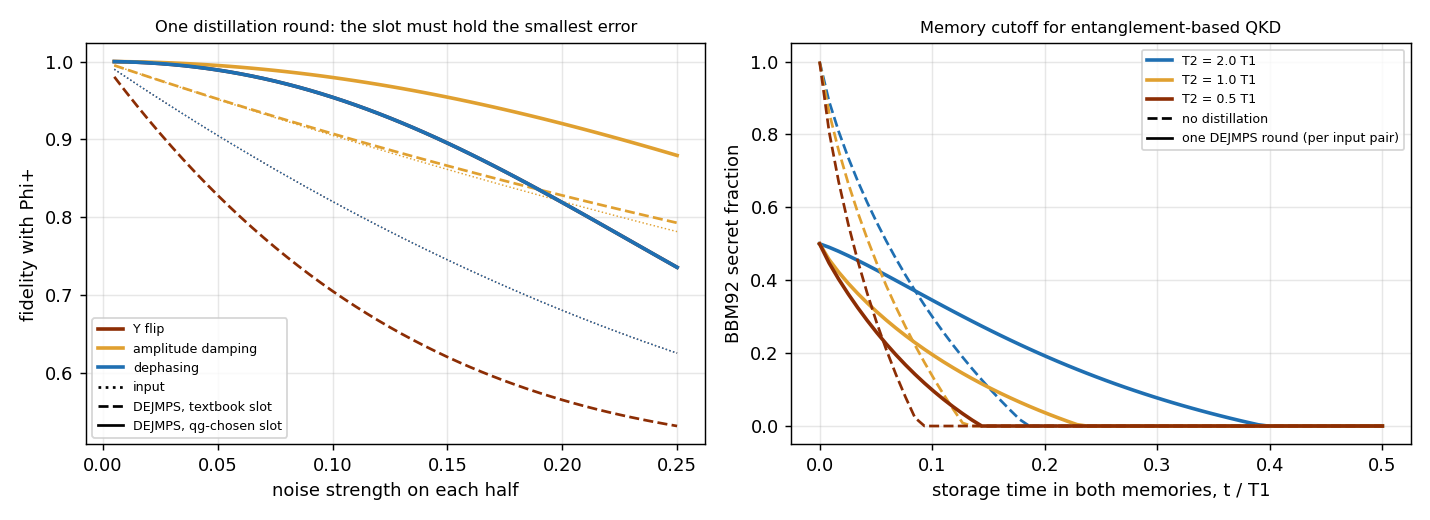

This figure's Python source:
"""
Bell pairs in a quantum network, read in qg: fidelity, noise diagnosis,
which distillation to run, and how long a pair may wait in memory.

A shared pair meant to be |Phi+> = (|00> + |11>)/sqrt 2 is characterised
by three two-qubit qg correlations and two single-qubit polar biases:

    c_x = <XX>,  c_y = <YY>,  c_z = <ZZ>,     m_A = <Z_A>,  m_B = <Z_B>

(|Phi+> has c = (+1, -1, +1), m = 0). Three measurement settings (XX, YY,
ZZ; the ZZ shots also give m_A, m_B) are enough for:

  * the fidelity, exact for any state:  F = (1 + c_x - c_y + c_z)/4;
  * the Bell-diagonal weights of the twirled pair
        Phi+ (1 + c_x - c_y + c_z)/4,   Phi- (1 - c_x + c_y + c_z)/4,
        Psi+ (1 + c_x + c_y - c_z)/4,   Psi- (1 - c_x - c_y - c_z)/4,
    i.e. which error dominates: Phi- = phase flip, Psi+ = bit flip,
    Psi- = both;
  * a T1 witness: amplitude damping in the memories moves m_A, m_B
    towards +1, while dephasing, bit flips and depolarizing leave them at
    0 (the §40 idea, now on a shared pair).

A. Diagnosis. Each noise type leaves a distinct signature in (c, m).
B. Distillation. The DEJMPS recurrence (Deutsch et al. 1996) keeps the
   Phi+ weight A, and its output depends on which error weight sits in
   the slot B that is combined with A (A' = (A^2 + B^2)/N). Local
   rotations choose which error goes there. The rule: put the SMALLEST
   error in slot B. Fixed protocol (Psi- in slot B, the textbook choice)
   vs the slot chosen from qg data estimated with a finite number of
   shots, vs the oracle.
C. Memory cutoff. A pair waiting in two memories with T1 and T2 used for
   entanglement-based QKD (BBM92): QBER_Z = (1 - c_z)/2 and
   QBER_X = (1 - c_x)/2, secret fraction 1 - h(QBER_X) - h(QBER_Z). The
   latest usable time, with and without one distillation round first, in
   closed form from the aged qg correlations.

Findings (python examples/bell_pairs_network_qg.py):

  A. Signatures (noise with p = 0.1 on each half; F from the three
     correlations equals the exact fidelity in every case):

       noise              c_x     c_y     c_z     m_A = m_B   F       largest error
       dephasing          +0.64   -0.64   +1.00   0           0.820   Phi- (phase)
       bit flip           +1.00   -0.64   +0.64   0           0.820   Psi+ (bit)
       Y flip             +0.64   -1.00   +0.64   0           0.820   Psi- (both)
       depolarizing       +0.81   -0.81   +0.81   0           0.858   all equal
       amplitude damping  +0.90   -0.90   +0.82   +0.10       0.905   Psi+

     Each Pauli noise keeps one correlation at its ideal value; only
     amplitude damping (memory T1) moves the local polar biases, which
     makes m_A, m_B a T1 witness on a shared pair.

  B. One DEJMPS round (output fidelity, success probability):

       input               F_in    textbook slot   best slot       qg rule, 200 shots/setting
       dephasing 0.1       0.820   0.954 (0.705)   0.954 (0.705)   0.954 (right 100 %)
       bit flip 0.1        0.820   0.954 (0.705)   0.954 (0.705)   0.954 (100 %)
       Y flip 0.1          0.820   0.705 (1.000)   0.954 (0.705)   0.954 (100 %)
       depolarizing 0.1    0.858   0.891 (0.828)   0.891 (0.828)   0.891 (100 %)
       ampl. damping 0.2   0.820   0.828 (0.820)   0.920 (0.731)   0.915 (94 %)

     * The textbook slot order fails when the dominant error sits in the
       slot combined with Phi+: for Y-flip noise one round LOWERS the
       fidelity (0.820 -> 0.705); for amplitude damping it gains almost
       nothing (0.828 vs 0.920 possible).
     * The rule "put the smallest estimated error in slot B", read from the
       three qg correlations with 200 shots per setting, reaches the best
       output in every case (94 % of the time for amplitude damping, where
       two errors are close).

  C. Memory cutoff for BBM92 (latest storage time with a positive secret
     fraction; the aged correlations have closed forms
     c_x = -c_y = e^{-2t/T2}, c_z = 1 - 2g + 2g^2, m = g, g = 1 - e^{-t/T1}):

       T2/T1                2       1       0.5     0.2
       no distillation      0.184   0.129   0.088   0.051   (units of T1)
       one DEJMPS round     0.395   0.232   0.144   0.076

     * One distillation round (best slot) roughly doubles the usable
       storage time when T1 limits it, and gains less as dephasing
       dominates.
     * It costs half the pairs, so for fresh pairs it lowers the key per
       input pair: distil only after 0.085 T1 (T2 = 2 T1), 0.083 (T2 = T1),
       0.056 (0.5) or 0.032 (0.2), all read from the aged qg correlations.

Honest scope. The fidelity formula, the Bell-diagonal reading, DEJMPS
with local rotations and memory cutoffs are all known; the contributions
are the qg signatures (including the T1 witness on a shared pair), the
slot rule applied from finite-shot qg data, and the closed-form cutoff.
Distillation is computed on the twirled (Bell-diagonal) state; perfect
local gates and classical communication; Markovian memories.
"""

import math

import numpy as np

I2 = np.eye(2)
X = np.array([[0, 1], [1, 0]], dtype=complex)
Y = np.array([[0, -1j], [1j, 0]])
Z = np.diag([1.0, -1.0]).astype(complex)
PHI_PLUS = np.array([1, 0, 0, 1]) / math.sqrt(2)


def bell(name):
    v = {"Phi+": [1, 0, 0, 1], "Phi-": [1, 0, 0, -1], "Psi+": [0, 1, 1, 0], "Psi-": [0, 1, -1, 0]}[name]
    v = np.array(v, dtype=complex) / math.sqrt(2)
    return np.outer(v, v.conj())


def correlations(rho):
    """(c_x, c_y, c_z, m_A, m_B); qubit A is the left tensor factor."""
    e = lambda O: float(np.real(np.trace(rho @ O)))  # noqa: E731
    return (e(np.kron(X, X)), e(np.kron(Y, Y)), e(np.kron(Z, Z)), e(np.kron(Z, I2)), e(np.kron(I2, Z)))


def fidelity_from_qg(cx, cy, cz):
    return (1 + cx - cy + cz) / 4


def bell_weights(cx, cy, cz):
    return {"Phi+": (1 + cx - cy + cz) / 4, "Phi-": (1 - cx + cy + cz) / 4,
            "Psi+": (1 + cx + cy - cz) / 4, "Psi-": (1 - cx - cy - cz) / 4}


# --------------------------------------------------------------------- #
# channels on one qubit of the pair
# --------------------------------------------------------------------- #
def _apply(rho, kraus, qubit):
    out = np.zeros_like(rho)
    for K in kraus:
        full = np.kron(K, I2) if qubit == 0 else np.kron(I2, K)
        out = out + full @ rho @ full.conj().T
    return out


def pauli_channel(p, P):
    return [math.sqrt(1 - p) * I2, math.sqrt(p) * P]


def depolarizing(p):
    return [math.sqrt(1 - 3 * p / 4) * I2, math.sqrt(p / 4) * X, math.sqrt(p / 4) * Y, math.sqrt(p / 4) * Z]


def amplitude_damping(g):
    return [np.array([[1, 0], [0, math.sqrt(1 - g)]], dtype=complex), np.array([[0, math.sqrt(g)], [0, 0]], dtype=complex)]


def noisy_pair(kind, p, both=True):
    rho = bell("Phi+").astype(complex)
    K = {"dephasing": pauli_channel(p, Z), "bit flip": pauli_channel(p, X), "Y flip": pauli_channel(p, Y),
         "depolarizing": depolarizing(p), "amplitude damping": amplitude_damping(p)}[kind]
    rho = _apply(rho, K, 0)
    if both:
        rho = _apply(rho, K, 1)
    return rho


# --------------------------------------------------------------------- #
# B. DEJMPS with a chosen error in slot B
# --------------------------------------------------------------------- #
ERRORS = ("Phi-", "Psi+", "Psi-")


def dejmps_full(w, perm):
    """One DEJMPS round with the three errors assigned to slots (B, C, D) = perm
    (any permutation is reachable with bilateral local rotations). Returns the
    output Bell weights and the success probability. In the textbook slot
    order (B, C, D) = (Psi-, Psi+, Phi-):
        A' = (A^2 + B^2)/N,  B' = 2CD/N,  C' = (C^2 + D^2)/N,  D' = 2AB/N,
        N = (A + B)^2 + (C + D)^2."""
    b, c, d = perm
    A, B, C, D = w["Phi+"], w[b], w[c], w[d]
    N = (A + B) ** 2 + (C + D) ** 2
    return {"Phi+": (A * A + B * B) / N, b: 2 * C * D / N, c: (C * C + D * D) / N, d: 2 * A * B / N}, N


def dejmps(w, slot_b):
    """Output fidelity and success probability; they depend only on the slot-B error."""
    others = [e for e in ERRORS if e != slot_b]
    out, N = dejmps_full(w, (slot_b, others[0], others[1]))
    return out["Phi+"], N


def best_slot(w):
    return max(ERRORS, key=lambda e: dejmps(w, e)[0])


def estimate(rho, shots, rng):
    """Finite-shot estimate of (c_x, c_y, c_z) from `shots` shots per setting."""
    cx, cy, cz, _, _ = correlations(rho)
    return tuple(2 * rng.binomial(shots, (1 + c) / 2) / shots - 1 for c in (cx, cy, cz))


def distillation_table(cases, shots=200, trials=2000, seed=0):
    rng = np.random.default_rng(seed)
    out = {}
    for label, (kind, p) in cases.items():
        rho = noisy_pair(kind, p)
        w = bell_weights(*correlations(rho)[:3])
        f_fixed, s_fixed = dejmps(w, "Psi-")
        oracle = best_slot(w)
        f_orc, s_orc = dejmps(w, oracle)
        picks, fs = [], []
        for _ in range(trials):
            we = bell_weights(*estimate(rho, shots, rng))
            e = min(ERRORS, key=lambda k: we[k])  # the rule: smallest error in slot B
            picks.append(dejmps(w, e)[0] >= f_orc - 1e-9)  # ties (equal errors) count as right
            fs.append(dejmps(w, e)[0])
        out[label] = {"F_in": w["Phi+"], "weights": w, "fixed": f_fixed, "p_fixed": s_fixed, "oracle_slot": oracle,
                      "oracle": f_orc, "p_oracle": s_orc, "qg_rule": float(np.mean(fs)), "qg_right": float(np.mean(picks))}
    return out


# --------------------------------------------------------------------- #
# C. memory cutoff for entanglement-based QKD
# --------------------------------------------------------------------- #
def h(x):
    return 0.0 if x <= 0 or x >= 1 else -x * math.log2(x) - (1 - x) * math.log2(1 - x)


def aged_pair(t, t2_over_t1):
    """Phi+ with both halves stored for time t (units of T1): amplitude damping and pure dephasing."""
    g = 1 - math.exp(-t)
    lam = math.exp(-t / t2_over_t1) / math.sqrt(1 - g)  # extra coherence factor from pure dephasing
    p = max(0.0, (1 - lam) / 2)
    rho = bell("Phi+").astype(complex)
    for q in (0, 1):
        rho = _apply(rho, amplitude_damping(g), q)
        rho = _apply(rho, pauli_channel(p, Z), q)
    return rho


def aged_correlations_closed(t, t2_over_t1):
    """Closed forms for Phi+ stored in two memories for time t (units of T1):
    c_x = -c_y = e^{-2t/T2},  c_z = 1 - 2 g + 2 g^2,  m_A = m_B = g,  g = 1 - e^{-t}."""
    g = 1 - math.exp(-t)
    cx = math.exp(-2 * t / t2_over_t1)
    return cx, -cx, 1 - 2 * g + 2 * g * g, g


def key_fraction(rho):
    cx, cy, cz, _, _ = correlations(rho)
    return max(0.0, 1 - h((1 - cx) / 2) - h((1 - cz) / 2))


def _key_from_weights(wt):
    ez = wt["Psi+"] + wt["Psi-"]  # Z-basis error
    ex = wt["Phi-"] + wt["Psi-"]  # X-basis error
    return max(0.0, 1 - h(ex) - h(ez))


def key_fraction_after_dejmps(rho):
    """Secret fraction per INPUT pair after one DEJMPS round (two pairs in,
    one out with probability N), maximised over the slot permutations."""
    from itertools import permutations

    w = bell_weights(*correlations(rho)[:3])
    best = 0.0
    for perm in permutations(ERRORS):
        out, N = dejmps_full(w, perm)
        best = max(best, _key_from_weights(out) * N / 2)
    return best


def cutoff(t2_over_t1, distill=False, t_max=3.0):
    """Latest storage time with a positive secret fraction per stored pair."""
    f = (lambda t: key_fraction_after_dejmps(aged_pair(t, t2_over_t1))) if distill else \
        (lambda t: key_fraction(aged_pair(t, t2_over_t1)))
    lo, hi = 0.0, t_max
    if f(hi) > 0:
        return hi
    for _ in range(50):
        mid = (lo + hi) / 2
        if f(mid) > 0:
            lo = mid
        else:
            hi = mid
    return lo


def make_figure(path):
    import matplotlib

    matplotlib.use("Agg")
    import matplotlib.pyplot as plt

    fig, (ax1, ax2) = plt.subplots(1, 2, figsize=(11, 4))
    ps = np.linspace(0.005, 0.25, 50)
    for kind, col in (("Y flip", "#8c2d04"), ("amplitude damping", "#e0a030"), ("dephasing", "#1f6fb2")):
        ws = [bell_weights(*correlations(noisy_pair(kind, p))[:3]) for p in ps]
        ax1.plot(ps, [w["Phi+"] for w in ws], color=col, lw=0.8, ls=":")
        ax1.plot(ps, [dejmps(w, "Psi-")[0] for w in ws], color=col, lw=1.5, ls="--")
        ax1.plot(ps, [dejmps(w, best_slot(w))[0] for w in ws], color=col, lw=2, label=kind)
    ax1.plot([], [], "k:", label="input")
    ax1.plot([], [], "k--", label="DEJMPS, textbook slot")
    ax1.plot([], [], "k-", label="DEJMPS, qg-chosen slot")
    ax1.set_xlabel("noise strength on each half")
    ax1.set_ylabel("fidelity with Phi+")
    ax1.set_title("One distillation round: the slot must hold the smallest error", fontsize=9)
    ax1.legend(fontsize=7)
    ax1.grid(alpha=0.3)
    ts = np.linspace(0, 0.5, 60)
    for r, col in ((2.0, "#1f6fb2"), (1.0, "#e0a030"), (0.5, "#8c2d04")):
        ax2.plot(ts, [key_fraction(aged_pair(t, r)) for t in ts], color=col, ls="--", lw=1.5)
        ax2.plot(ts, [key_fraction_after_dejmps(aged_pair(t, r)) for t in ts], color=col, lw=2,
                 label=f"T2 = {r} T1")
    ax2.plot([], [], "k--", label="no distillation")
    ax2.plot([], [], "k-", label="one DEJMPS round (per input pair)")
    ax2.set_xlabel("storage time in both memories, t / T1")
    ax2.set_ylabel("BBM92 secret fraction")
    ax2.set_title("Memory cutoff for entanglement-based QKD", fontsize=9)
    ax2.legend(fontsize=7)
    ax2.grid(alpha=0.3)
    fig.tight_layout()
    fig.savefig(path, dpi=130)


if __name__ == "__main__":
    import sys

    print("A. signatures of noise on both halves of Phi+ (p = 0.1): c_x, c_y, c_z, m_A, m_B | F | largest error")
    for kind in ("dephasing", "bit flip", "Y flip", "depolarizing", "amplitude damping"):
        rho = noisy_pair(kind, 0.1)
        c = correlations(rho)
        w = bell_weights(*c[:3])
        err = max(ERRORS, key=lambda e: w[e])
        print(f"  {kind:18s} ({c[0]:+.3f}, {c[1]:+.3f}, {c[2]:+.3f}, {c[3]:+.3f}, {c[4]:+.3f}) | F "
              f"{fidelity_from_qg(*c[:3]):.4f} (exact {np.real(PHI_PLUS @ rho @ PHI_PLUS):.4f}) | {err}")
    cases = {"dephasing 0.1": ("dephasing", 0.1), "bit flip 0.1": ("bit flip", 0.1), "Y flip 0.1": ("Y flip", 0.1),
             "depolarizing 0.1": ("depolarizing", 0.1), "amplitude damping 0.2": ("amplitude damping", 0.2)}
    d = distillation_table(cases)
    print("\nB. one DEJMPS round: F_in -> F_out (success prob); fixed = Psi- in slot B; qg rule = smallest "
          "estimated error in slot B, 200 shots per setting")
    for k, v in d.items():
        print(f"  {k:24s} F_in {v['F_in']:.4f} | fixed {v['fixed']:.4f} ({v['p_fixed']:.3f}) | oracle "
              f"[{v['oracle_slot']}] {v['oracle']:.4f} ({v['p_oracle']:.3f}) | qg rule {v['qg_rule']:.4f} "
              f"(right slot {v['qg_right']:.3f})")
    print("\nC. memory cutoff for BBM92 (positive secret fraction), units of T1")
    for r in (2.0, 1.0, 0.5, 0.2):
        print(f"  T2 = {r} T1: no distillation {cutoff(r):.3f}   one DEJMPS round {cutoff(r, True):.3f}")
    if "--figure" in sys.argv:
        make_figure(__file__.replace(".py", ".png"))
